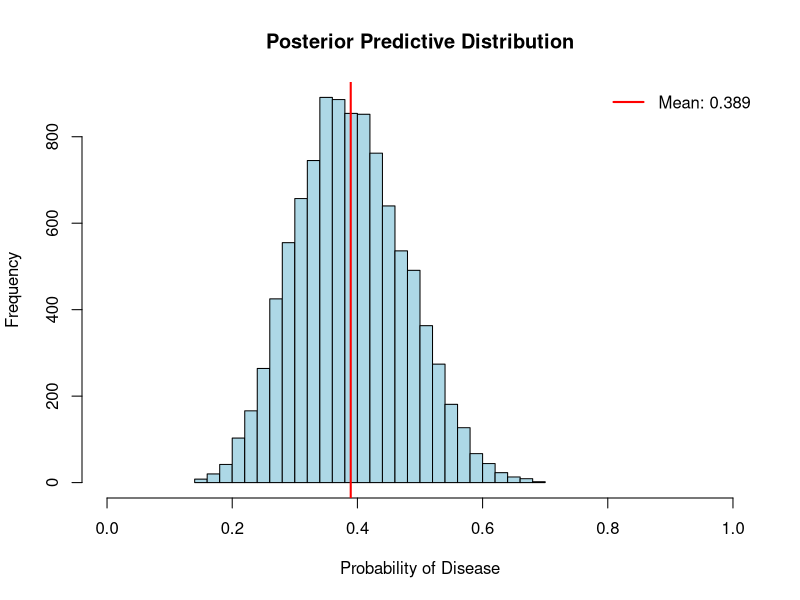

This chart was generated by the following R code:
library(mvtnorm)
library(dplyr)

# Part A
disease_data <- read.csv("Disease.csv")

x <- cbind(
  Intercept = 1,
  age_new = (disease_data$age - mean(disease_data$age))/sd(disease_data$age),
  gender = disease_data$gender,
  duration_new = (disease_data$duration_of_symptoms - mean(disease_data$duration_of_symptoms))/sd(disease_data$duration_of_symptoms),
  dyspnoea = disease_data$dyspnoea,
  white_Blood_new = (disease_data$white_blood - mean(disease_data$white_blood))/sd(disease_data$white_blood)
)

y <- disease_data$class_of_diagnosis

posterior_function <- function(beta, x, y) {
  linear_predictor <- x %*% beta
  log_likelihood <- sum(y * linear_predictor - log(1 + exp(linear_predictor)))
  log_prior <- sum(dnorm(beta, mean = 0, sd = 2, log = TRUE))
  return(log_likelihood + log_prior)
}

optim_res <- optim(par = rep(0, ncol(x)),
                   fn = posterior_function,
                   x = x,
                   y = y,
                   control = list(fnscale = -1),
                   method = "BFGS",
                   hessian = TRUE)

posterior_mode <- optim_res$par
negative_hessian <- -optim_res$hessian
covariance_matrix <- solve(negative_hessian)

coefficient_age <- posterior_mode[2]
standard_error_age <- sqrt(covariance_matrix[2, 2])
ci_age <- coefficient_age + c(-1.96, 1.96) * standard_error_age

cat("\n95% Posterior interval for coefficient of age:", ci_age)

disease_data <- disease_data %>%
  mutate(age_new = (age - mean(age))/sd(age),
         duration_new = (duration_of_symptoms - mean(duration_of_symptoms))/sd(duration_of_symptoms),
         white_blood_new = (white_blood - mean(white_blood))/sd(white_blood))

glm_model <- glm(class_of_diagnosis ~ age_new + gender + duration_new + dyspnoea + white_blood_new,
                 data = disease_data, family = binomial)

print("MLE from glm:")
print(coef(glm_model))
print("Posterior mode Values:")
print(posterior_mode)
#The values are nearly identical, confirming the Bayesian approximation is reasonable


## Part B

# ... [Previous code remains the same until Part B] ...

## Part B

posterior_predictive_distribution <- function(x_values) {
  beta_values <- rmvnorm(10000, mean = posterior_mode, sigma = covariance_matrix)
  probabilities <- as.vector(plogis(x_values %*% t(beta_values)))
  return(probabilities)
}

# Calculate standardized values using the same standardization as before
new_age <- (38 - mean(disease_data$age)) / sd(disease_data$age)
new_duration <- (10 - mean(disease_data$duration_of_symptoms)) / sd(disease_data$duration_of_symptoms)
new_white <- (11000 - mean(disease_data$white_blood)) / sd(disease_data$white_blood)

# Create the predictor vector (matches the order in your design matrix)
x_values <- c(1, new_age, 1, new_duration, 0, new_white)

posterior_predictive_values <- posterior_predictive_distribution(x_values)

# Plotting
hist(posterior_predictive_values, breaks = 30, col = "lightblue",
     main = "Posterior Predictive Distribution",
     xlab = "Probability of Disease",
     xlim = c(0, 1))
abline(v = mean(posterior_predictive_values), col = "red", lwd = 2)
legend("topright", legend = paste("Mean:", round(mean(posterior_predictive_values), 3)),
       col = "red", lwd = 2, bty = "n")

# Summary statistics
cat("\nSummary of posterior predictive distribution:\n")
print(summary(posterior_predictive_values))

cat("\nMean:", mean(posterior_predictive_values), "\n")

cat("\n95% interval:\n")
print(quantile(posterior_predictive_values, c(0.025, 0.975)))